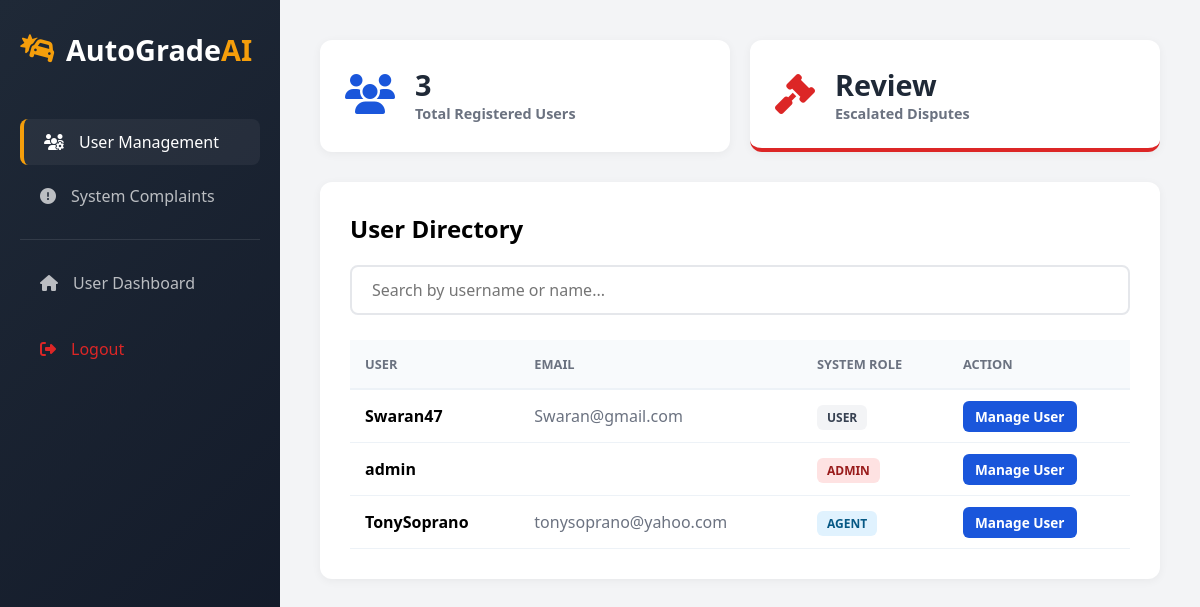
/system-admin/ (signed in), run on an earlier commit of the app's database.
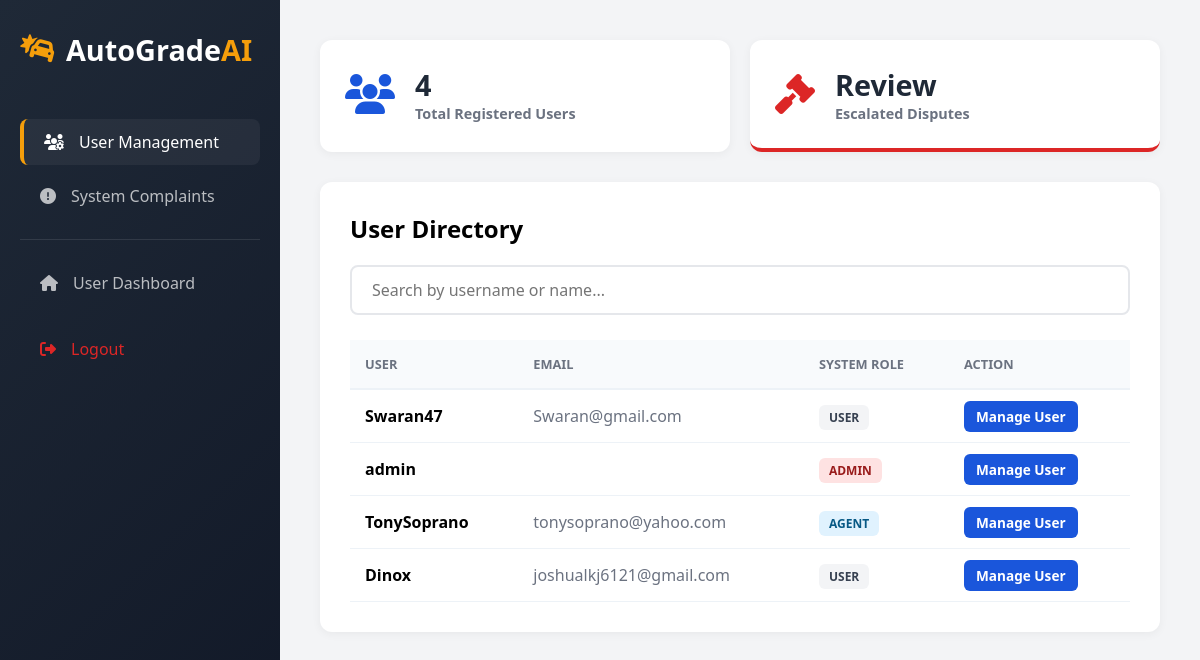
And on a later commit of the database.
### my_admin/models.py (models this page shows, shortened)
class UserProfile(models.Model):
    user = models.OneToOneField(User, on_delete=models.CASCADE)
    ROLE_CHOICES = (
        ('User', 'Standard User'),
        ('Agent', 'Insurance Agent'),
        ('Admin', 'System Administrator'),
    )
    role = models.CharField(max_length=10, choices=ROLE_CHOICES, default='User')
    company = models.ForeignKey(
        InsuranceCompany,
        on_delete=models.SET_NULL,
        null=True,
        blank=True
    )

### my_admin/views.py (the view)
# urls.py: path('system-admin/', views.admin_panel, name='admin_panel'),
@login_required
def admin_panel(request):
    if request.user.userprofile.role != 'Admin':
        return redirect('admin_dashboard')
    search_query = request.GET.get('search', '').strip()
    profiles = UserProfile.objects.all()
    if search_query:
        profiles = profiles.filter(user__username__icontains=search_query) | profiles.filter(
            user__first_name__icontains=search_query)
    return render(request, "AdminPanel.html", {'profiles': profiles, 'search_query': search_query})

### my_admin/templates/AdminPanel.html (shortened to what this page needs)
<!DOCTYPE html>
<html lang="en">
<head>
    <link rel="stylesheet" href="https://cdnjs.cloudflare.com/ajax/libs/font-awesome/6.4.0/css/all.min.css">
</head>
<body>
    <div class="sidebar">
        <div class="sidebar-header">
            <div class="logo"><i class="fas fa-car-crash"></i><span>AutoGrade<span>AI</span></span></div>
        </div>
        <div class="nav-menu">
            <a href="{% url 'admin_panel' %}" class="nav-item active">
                <i class="fas fa-users-cog"></i><span>User Management</span>
            </a>
            <a href="{% url 'admin_complaints_view' %}" class="nav-item">
                <i class="fas fa-exclamation-circle"></i><span>System Complaints</span>
            </a>
            <hr style="border: 0; border-top: 1px solid rgba(255,255,255,0.1); margin: 20px 0;">
            <a href="{% url 'admin_dashboard' %}" class="nav-item">
                <i class="fas fa-home"></i><span>User Dashboard</span>
            </a>
            <a href="{% url 'my_logout' %}" class="nav-item" style="color: var(--danger); margin-top: 20px;">
                <i class="fas fa-sign-out-alt"></i><span>Logout</span>
            </a>
        </div>
    </div>
    <div class="main-content">
        <div class="stats-grid">
            <div class="stat-card">
                <i class="fas fa-users"></i>
                <div class="stat-info">
                    <h3>{{ profiles.count }}</h3>
                    <p>Total Registered Users</p>
                </div>
            </div>
            <a href="{% url 'admin_complaints_view' %}" class="stat-card complaints">
                <i class="fas fa-gavel"></i>
                <div class="stat-info">
                    <h3>Review</h3>
                    <p>Escalated Disputes</p>
                </div>
            </a>
        </div>
        <div class="table-container">
            <h2 style="margin-bottom: 20px;">User Directory</h2>
            <form method="GET" action="{% url 'admin_panel' %}">
                <input type="text" name="search" class="search-bar" placeholder="Search by username or name..." value="{{ search_query }}">
            </form>
            <table>
                <thead>
                    <tr>
                        <th>User</th>
                        <th>Email</th>
                        <th>System Role</th>
                        <th>Action</th>
                    </tr>
                </thead>
                <tbody>
                    {% for p in profiles %}
                    <tr>
                        <td style="font-weight: 600;">{{ p.user.username }}</td>
                        <td style="color: var(--gray);">{{ p.user.email }}</td>
                        <td>
                            <span class="role-badge {% if p.role == 'Admin' %}role-admin{% elif p.role == 'Agent' %}role-agent{% else %}role-user{% endif %}">
                                {{ p.role|upper }}
                            </span>
                        </td>
                        <td>
                            <a href="{% url 'user_detail' p.id %}" class="btn-view">Manage User</a>
                        </td>
                    </tr>
                    {% endfor %}
                </tbody>
            </table>
        </div>
    </div>
</body>
</html>

What changed in the data, as far as the page shows it:
added UserProfile: user.username "Dinox", user.email "joshualkj6121@gmail.com", role "USER"
Also different on the page:
{{ profiles.count }}: "3" → "4"
